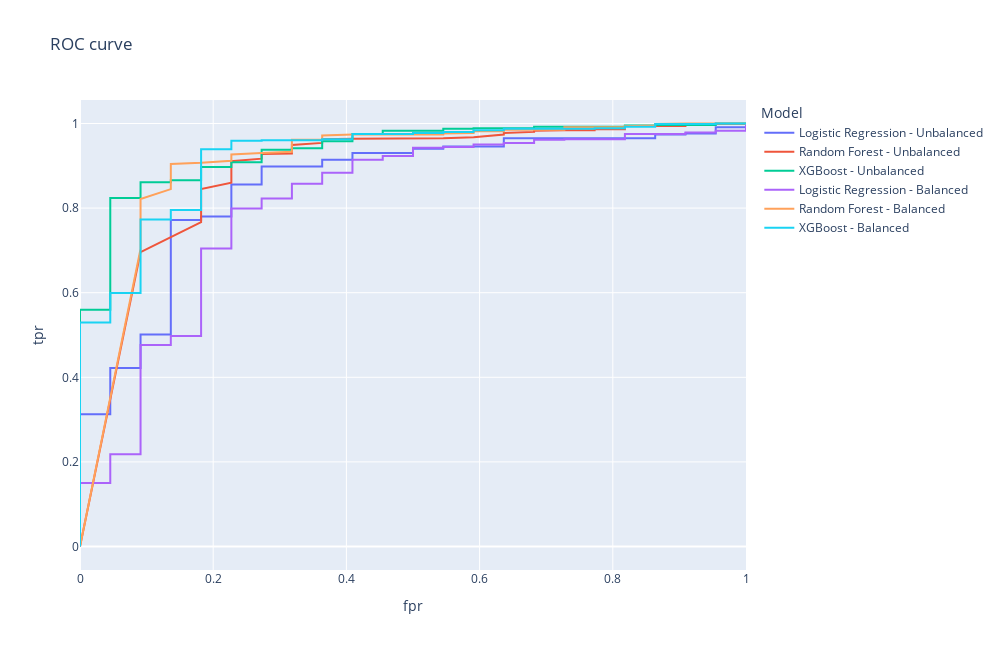

Notebook cell for this chart:
### Code cell
models = [
    [y_test, y_pred_test_lr_proba, 'Logistic Regression - Unbalanced'],
    [y_test, y_pred_test_rf_proba, 'Random Forest - Unbalanced'],
    [y_test, y_pred_test_xgb_proba, 'XGBoost - Unbalanced'],
    [y_test, y_pred_test_ovrsmpl_lr_proba, 'Logistic Regression - Balanced'],
    [y_test, y_pred_test_ovrsmpl_rf_proba, 'Random Forest - Balanced'],
    [y_test, y_pred_test_ovrsmpl_xgb_proba, 'XGBoost - Balanced']
]

threshold_df = roc_curves(values=models, return_threshold_df=True)

### Figure 1 — Plotly figure (JSON) as saved in the notebook; plotly's stock layout.template omitted (floating-point values rounded to 4 significant figures; data arrays with more than 128 entries replaced by an {"elided": "..."} marker saying what was removed)
{"data": [{"hovertemplate": "Model=Logistic Regression - Unbalanced<br>fpr=%{x}<br>tpr=%{y}<extra></extra>", "legendgroup": "Logistic Regression - Unbalanced", "line": {"color": "#636efa", "dash": "solid"}, "marker": {"symbol": "circle"}, "mode": "lines", "name": "Logistic Regression - Unbalanced", "orientation": "v", "showlegend": true, "type": "scatter", "x": [0, 0, 0, 0.04545, 0.04545, 0.09091, 0.09091, 0.1364, 0.1364, 0.1818, 0.1818, 0.2273, 0.2273, 0.2727, 0.2727, 0.3636, 0.3636, 0.4091, 0.4091, 0.5, 0.5, 0.5455, 0.5455, 0.6364, 0.6364, 0.8636, 0.8636, 0.9091, 0.9091, 0.9545, 0.9545, 1, 1], "xaxis": "x", "y": [0, 0.001241, 0.3127, 0.3127, 0.4218, 0.4218, 0.5012, 0.5012, 0.7717, 0.7717, 0.7804, 0.7804, 0.8561, 0.8561, 0.8983, 0.8983, 0.9144, 0.9144, 0.9305, 0.9305, 0.9404, 0.9404, 0.9454, 0.9454, 0.9653, 0.9653, 0.9739, 0.9739, 0.9764, 0.9764, 0.9913, 0.9913, 1], "yaxis": "y"}, {"hovertemplate": "Model=Random Forest - Unbalanced<br>fpr=%{x}<br>tpr=%{y}<extra></extra>", "legendgroup": "Random Forest - Unbalanced", "line": {"color": "#EF553B", "dash": "solid"}, "marker": {"symbol": "circle"}, "mode": "lines", "name": "Random Forest - Unbalanced", "orientation": "v", "showlegend": true, "type": "scatter", "x": [0, 0.09091, 0.1818, 0.1818, 0.1818, 0.1818, 0.2273, 0.2273, 0.2273, 0.2273, 0.2273, 0.2273, 0.2727, 0.2727, 0.2727, 0.2727, 0.3182, 0.3182, 0.3182, 0.3182, 0.3182, 0.3182, 0.3182, 0.3182, 0.3636, 0.3636, 0.3636, 0.4091, 0.4545, 0.5455, 0.5909, 0.6364, 0.6364, 0.6364, 0.6818, 0.6818, 0.7273, 0.7727, 0.7727, 0.8182, 0.8182, 0.8182, 0.9091, 0.9091, 0.9545, 0.9545, 1, 1], "xaxis": "x", "y": [0, 0.696, 0.7667, 0.799, 0.8263, 0.8449, 0.8598, 0.8697, 0.8834, 0.8933, 0.9007, 0.9107, 0.9169, 0.9194, 0.9256, 0.928, 0.9293, 0.933, 0.9355, 0.9392, 0.9417, 0.9429, 0.9467, 0.9491, 0.9541, 0.9578, 0.9628, 0.964, 0.964, 0.9653, 0.9677, 0.9739, 0.9764, 0.9777, 0.9801, 0.9826, 0.9839, 0.9839, 0.9864, 0.9864, 0.9913, 0.9938, 0.9938, 0.9975, 0.9975, 0.9988, 0.9988, 1], "yaxis": "y"}, {"hovertemplate": "Model=XGBoost - Unbalanced<br>fpr=%{x}<br>tpr=%{y}<extra></extra>", "legendgroup": "XGBoost - Unbalanced", "line": {"color": "#00cc96", "dash": "solid"}, "marker": {"symbol": "circle"}, "mode": "lines", "name": "XGBoost - Unbalanced", "orientation": "v", "showlegend": true, "type": "scatter", "x": {"elided": "180 float values"}, "xaxis": "x", "y": {"elided": "180 float values"}, "yaxis": "y"}, {"hovertemplate": "Model=Logistic Regression - Balanced<br>fpr=%{x}<br>tpr=%{y}<extra></extra>", "legendgroup": "Logistic Regression - Balanced", "line": {"color": "#ab63fa", "dash": "solid"}, "marker": {"symbol": "circle"}, "mode": "lines", "name": "Logistic Regression - Balanced", "orientation": "v", "showlegend": true, "type": "scatter", "x": [0, 0, 0, 0.04545, 0.04545, 0.09091, 0.09091, 0.1364, 0.1364, 0.1818, 0.1818, 0.2273, 0.2273, 0.2727, 0.2727, 0.3182, 0.3182, 0.3636, 0.3636, 0.4091, 0.4091, 0.4545, 0.4545, 0.5, 0.5, 0.5455, 0.5455, 0.5909, 0.5909, 0.6364, 0.6364, 0.6818, 0.6818, 0.7273, 0.7273, 0.8182, 0.8182, 0.9091, 0.9091, 0.9545, 0.9545, 1, 1], "xaxis": "x", "y": [0, 0.002481, 0.1501, 0.1501, 0.2184, 0.2184, 0.4764, 0.4764, 0.4975, 0.4975, 0.7047, 0.7047, 0.799, 0.799, 0.8226, 0.8226, 0.8573, 0.8573, 0.8834, 0.8834, 0.9144, 0.9144, 0.9231, 0.9231, 0.9429, 0.9429, 0.9442, 0.9442, 0.9504, 0.9504, 0.9541, 0.9541, 0.9615, 0.9615, 0.9628, 0.9628, 0.9752, 0.9752, 0.9789, 0.9789, 0.9826, 0.9826, 1], "yaxis": "y"}, {"hovertemplate": "Model=Random Forest - Balanced<br>fpr=%{x}<br>tpr=%{y}<extra></extra>", "legendgroup": "Random Forest - Balanced", "line": {"color": "#FFA15A", "dash": "solid"}, "marker": {"symbol": "circle"}, "mode": "lines", "name": "Random Forest - Balanced", "orientation": "v", "showlegend": true, "type": "scatter", "x": [0, 0.09091, 0.09091, 0.09091, 0.09091, 0.1364, 0.1364, 0.1364, 0.1364, 0.1364, 0.1364, 0.1364, 0.1818, 0.2273, 0.2273, 0.2273, 0.2273, 0.2273, 0.2727, 0.3182, 0.3182, 0.3182, 0.3182, 0.3182, 0.3182, 0.3182, 0.3182, 0.3636, 0.3636, 0.3636, 0.3636, 0.4091, 0.5455, 0.5455, 0.5909, 0.5909, 0.6364, 0.6364, 0.6364, 0.7273, 0.7273, 0.7273, 0.7273, 0.8182, 0.8182, 0.8636, 0.8636, 0.9091, 1], "xaxis": "x", "y": [0, 0.7035, 0.7581, 0.799, 0.8213, 0.8449, 0.8648, 0.8734, 0.8846, 0.8921, 0.902, 0.9045, 0.9069, 0.9119, 0.9169, 0.9206, 0.9256, 0.9268, 0.9305, 0.933, 0.9355, 0.9429, 0.9454, 0.9479, 0.9504, 0.9566, 0.9615, 0.9615, 0.9653, 0.9702, 0.9715, 0.9739, 0.9739, 0.9764, 0.9777, 0.9814, 0.9814, 0.9839, 0.9851, 0.9851, 0.9864, 0.9888, 0.9913, 0.9913, 0.9938, 0.995, 0.9988, 1, 1], "yaxis": "y"}, {"hovertemplate": "Model=XGBoost - Balanced<br>fpr=%{x}<br>tpr=%{y}<extra></extra>", "legendgroup": "XGBoost - Balanced", "line": {"color": "#19d3f3", "dash": "solid"}, "marker": {"symbol": "circle"}, "mode": "lines", "name": "XGBoost - Balanced", "orientation": "v", "showlegend": true, "type": "scatter", "x": {"elided": "175 float values"}, "xaxis": "x", "y": {"elided": "175 float values"}, "yaxis": "y"}], "layout": {"height": 650, "legend": {"title": {"text": "Model"}, "tracegroupgap": 0}, "title": {"text": "ROC curve"}, "width": 1000, "xaxis": {"anchor": "y", "domain": [0, 1], "title": {"text": "fpr"}}, "yaxis": {"anchor": "x", "domain": [0, 1], "title": {"text": "tpr"}}}}
